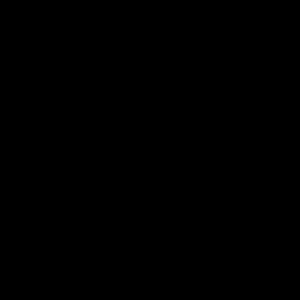
Frame 1 (no input)
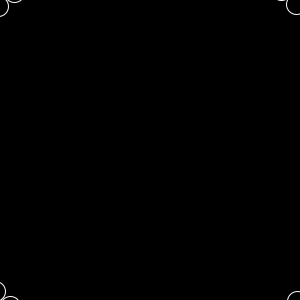
Frame 60 (the mouse pressed at the canvas centre just before this capture)
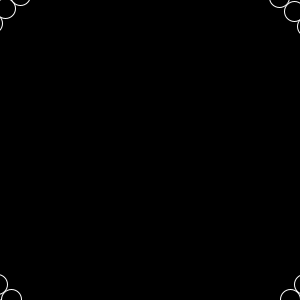
Frame 120 (the mouse held since frame 60 and released just before this capture)

The Processing sketch that drew these frames (run headless with seeded random() and noise(); from frame 60 on, the mouse is pressed at the canvas centre):

// Processing sketch: sketch_200327n
// ── sketch_200327n.pde
float radius = 212;
float angle = 0;

void setup()
{
  size(300, 300);
  background(0);
  smooth();
  stroke(255);
  fill(0);
}

void draw()
{
  float x = radius * cos(angle);
  float y = radius * sin(angle);
  
  ellipse(x+width/2, y+height/2, 20, 20);
  
  angle += 0.1;
  radius -= 0.1;
}
